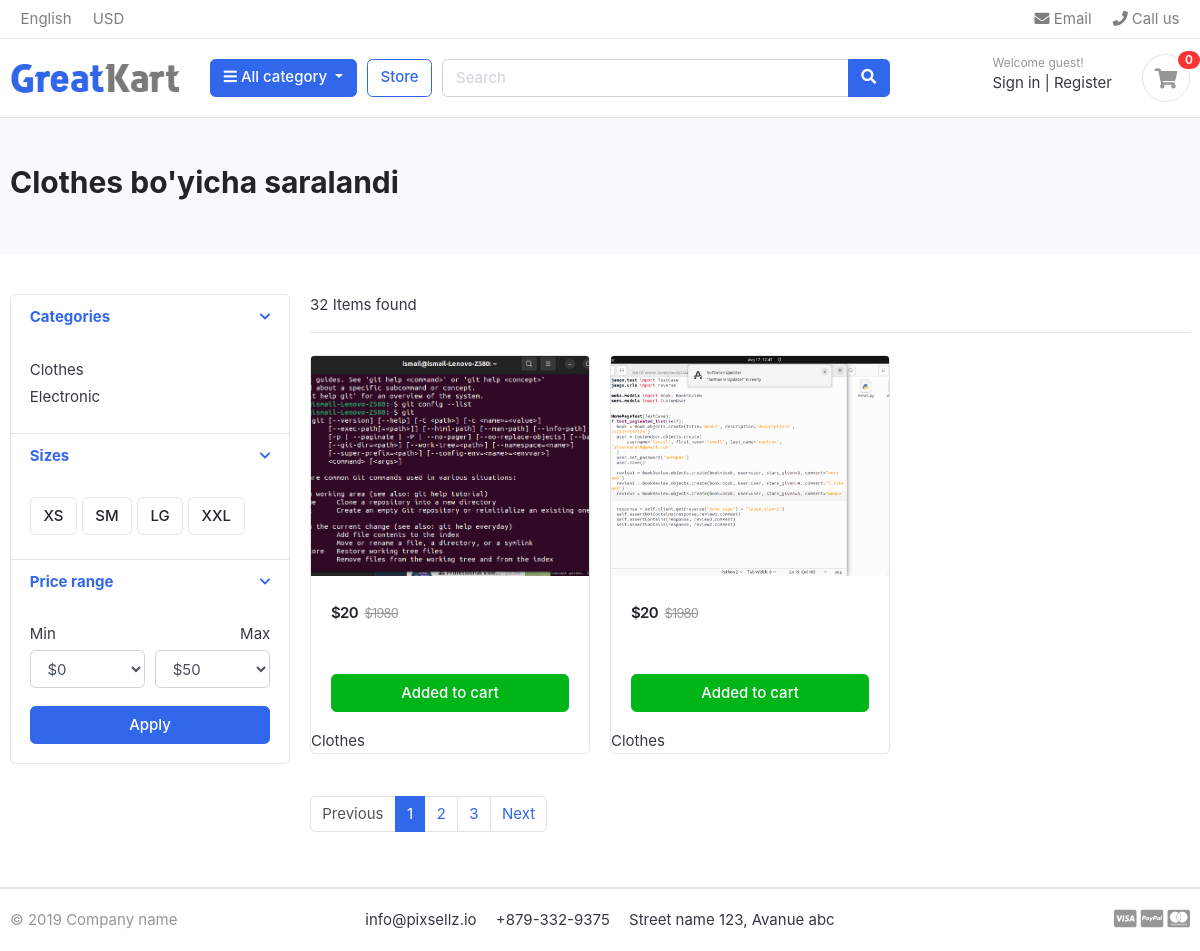
The page /products/category/1/ on the database as committed earlier.
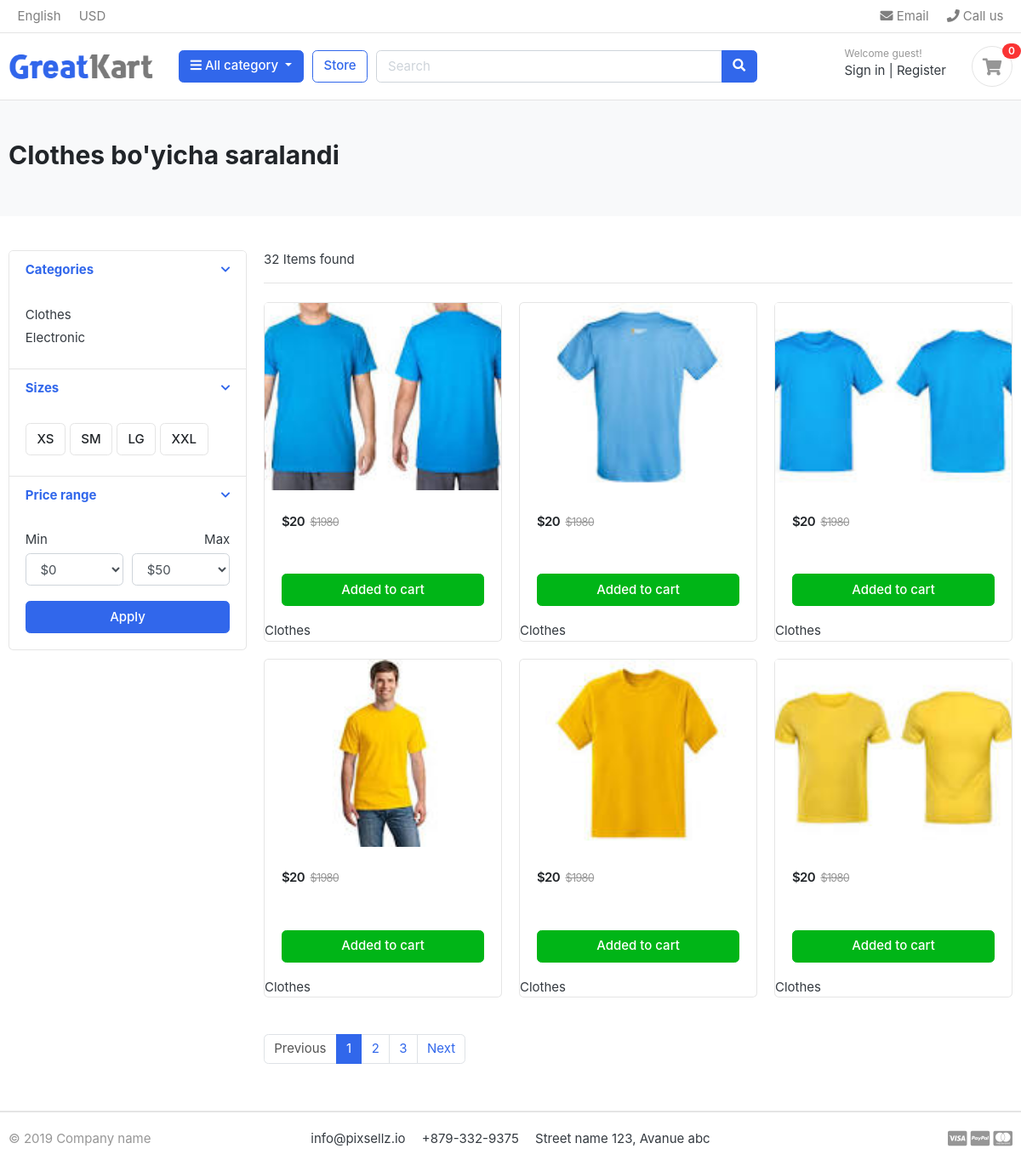
The same page on the database as committed later.
### apps/product/models.py (models this page shows, shortened)
class Products(models.Model):
    category = models.ForeignKey(Category, on_delete=models.CASCADE, related_name='category')
    product_name = models.CharField(max_length=200)
    product_title = models.TextField()
    price = models.IntegerField()
    product_info = models.TextField()
    like = models.BooleanField(default=False)

class Category(models.Model):
    name = models.CharField(max_length=50)
    def __str__(self):
        return self.name

class Product_Image(models.Model):
    color = models.ForeignKey(Color, on_delete=models.CASCADE, related_name='image')
    image = models.ImageField(upload_to='images/')

### apps/product/views.py (the view)
# urls.py: path('category/<int:category>/', ProductSearchView.as_view(), name='category'),
class ProductSearchView(View):
    def get(self, request, category):
        id = Category.objects.get(pk=category)
        products = Products.objects.filter(category=id)
        images = []
        for product in products:
            colors = product.color.filter(product=product)
            for color in colors:
                rasmlar = color.image.filter(color=color)
                for rasm in rasmlar:
                    print(rasm)
                    images.append(rasm)
        context ={
            'products':products,
            'images':images,
        }
        return render(request, 'products/search-result.html', context)

### apps/product/context_processors.py (called while the page is built)
def header_date(request):
    category = Category.objects.all()
    date = {
        'categories':category
    }
    return date

### templates/products/search-result.html (shortened to what this page needs)
{% extends 'base.html' %}
{% load static %}
{% block content %}
<section class="section-pagetop bg">
<div class="container">
	{% for category in products %}
	<h2 class="title-page">{{ category.category }} bo'yicha saralandi</h2>
	{% endfor %}
</div>
</section>
<section class="section-content padding-y">
<div class="container">
<div class="row">
	<aside class="col-md-3">
<div class="card">
	<article class="filter-group">
		<header class="card-header">
			<a href="#" data-toggle="collapse" data-target="#collapse_1" aria-expanded="true" class="">
				<i class="icon-control fa fa-chevron-down"></i>
				<h6 class="title">Categories</h6>
			</a>
		</header>
		<div class="filter-content collapse show" id="collapse_1" style="">
			<div class="card-body">
				<ul class="list-menu">
				{% for category in categories %}
				<li><a href="#">{{ category }}</a></li>
				{% endfor %}
				</ul>
			</div>
		</div>
	</article>
	<article class="filter-group">
		<header class="card-header">
			<a href="#" data-toggle="collapse" data-target="#collapse_4" aria-expanded="true" class="">
				<i class="icon-control fa fa-chevron-down"></i>
				<h6 class="title">Sizes </h6>
			</a>
		</header>
		<div class="filter-content collapse show" id="collapse_4" style="">
			<div class="card-body">
			  <label class="checkbox-btn">
			    <span class="btn btn-light"> XS </span>
			  </label>
			  <label class="checkbox-btn">
			    <span class="btn btn-light"> SM </span>
			  </label>
			  <label class="checkbox-btn">
			    <span class="btn btn-light"> LG </span>
			  </label>
			  <label class="checkbox-btn">
			    <span class="btn btn-light"> XXL </span>
			  </label>
		</div>
		</div>
	</article>
	<article class="filter-group">
		<header class="card-header">
			<a href="#" data-toggle="collapse" data-target="#collapse_3" aria-expanded="true" class="">
				<i class="icon-control fa fa-chevron-down"></i>
				<h6 class="title">Price range </h6>
			</a>
		</header>
		<div class="filter-content collapse show" id="collapse_3" style="">
			<div class="card-body">
				<div class="form-row">
				<div class="form-group col-md-6">
				  <label>Min</label>
				  	<select class="mr-2 form-control">
						<option value="0">$0</option>
					</select>
				</div>
				<div class="form-group text-right col-md-6">
				  <label>Max</label>
				  	<select class="mr-2 form-control">
						<option value="50">$50</option>
					</select>
				</div>
				</div>
				<button class="btn btn-block btn-primary">Apply</button>
			</div>
		</div>
	</article>
</div>
	</aside>
	<main class="col-md-9">
<header class="border-bottom mb-4 pb-3">
		<div class="form-inline">
			<span class="mr-md-auto">32 Items found </span>
		</div>
</header>
<div class="row">
	{% for image in images %}
	{% for product in products%}
	<div class="col-md-4">
		<figure class="card card-product-grid">
			<div class="img-wrap image-container">
				<a href="{% url 'products:detailPage' product.id %} ">
					<img  src="{{ image.image.url }}">
				</a>
			</div>
			<figcaption class="info-wrap">
				<div class="fix-height">
					<div class="price-wrap mt-2">
						<span class="price">${{ product.price }}</span>
						<del class="price-old">$1980</del>
					</div>
				</div>
				<a href="#" class="btn btn-block btn-success">Added to cart </a>
			</figcaption>
			<p>{{ product.category }}</p>
		</figure>
	</div>
	{% endfor %}
	{% endfor %}
</div>
<nav class="mt-4" aria-label="Page navigation sample">
  <ul class="pagination">
    <li class="page-item disabled"><a class="page-link" href="#">Previous</a></li>
    <li class="page-item active"><a class="page-link" href="#">1</a></li>
    <li class="page-item"><a class="page-link" href="#">2</a></li>
    <li class="page-item"><a class="page-link" href="#">3</a></li>
    <li class="page-item"><a class="page-link" href="#">Next</a></li>
  </ul>
</nav>
	</main>
</div>
</div>
</section>
{% endblock content %}

### templates/base.html (shortened to what this page needs)
{% load static %}
<!DOCTYPE html>
<html lang="en">
<head>
    <link rel="stylesheet" href="https://stackpath.bootstrapcdn.com/bootstrap/4.4.1/css/bootstrap.min.css">
    <link href="{% static 'css/bootstrap.css' %}" rel="stylesheet" type="text/css"/>
    <link href="{% static 'fonts/fontawesome/css/all.min.css' %}" type="text/css" rel="stylesheet">
    <link rel="stylesheet" href="https://cdn.jsdelivr.net/npm/@fortawesome/fontawesome-free@5.15.4/css/all.min.css">
    <link href="{% static 'css/ui.css' %}" rel="stylesheet" type="text/css"/>
    <link href="{% static 'css/responsive.css'%}" rel="stylesheet" media="only screen and (max-width: 1200px)" />
</head>
<body>
    {% include "details/header.html" %}
    {% block content %}
    {% endblock content %}
    {% include "details/footer.html" %}
</body>
</html>

### templates/details/header.html (shortened to what this page needs)
{% load static %}
{% block content %}
<header class="section-header">
    <nav class="navbar p-md-0 navbar-expand-sm navbar-light border-bottom">
    <div class="container">
      <div class="collapse navbar-collapse" id="navbarTop4">
        <ul class="navbar-nav mr-auto">
            <li class="nav-item dropdown">
                 <a href="{% static '#'%}" class="nav-link">   English </a>
            </li>
            <li class="nav-item dropdown">
                <a href="{% static '#'%}" class="nav-link"> USD </a>
            </li>
        </ul>
        <ul class="navbar-nav">
            <li><a href="{% static '#'%}" class="nav-link"> <i class="fa fa-envelope"></i> Email </a></li>
            <li><a href="{% static '#'%}" class="nav-link"> <i class="fa fa-phone"></i> Call us </a></li>
        </ul>
      </div>
    </div>
    </nav>
    <section class="header-main border-bottom">
        <div class="container">
    <div class="row align-items-center">
        <div class="col-lg-2 col-md-3 col-6">
            <a href="{% url 'products:indexPage'%}" class="brand-wrap">
                <img class="logo" src="{% static './images/logo.png'%}">
            </a>
        </div>
        <div class="col-lg col-sm col-md col-6 flex-grow-0">
            <div class="category-wrap dropdown d-inline-block float-right">
                <button type="button" class="btn btn-primary dropdown-toggle" data-toggle="dropdown">
                    <i class="fa fa-bars"></i> All category
                </button>
            </div>
        </div>
        <a href="{% static './store.html'%}" class="btn btn-outline-primary">Store</a>
        <div class="col-lg  col-md-6 col-sm-12 col">
            <form action="#" class="search">
                <div class="input-group w-100">
                    <input type="text" class="form-control" style="width:60%;" placeholder="Search">
                    <div class="input-group-append">
                      <button class="btn btn-primary" type="submit">
                        <i class="fa fa-search"></i>
                      </button>
                    </div>
                </div>
            </form>
        </div>
        <div class="col-lg-3 col-sm-6 col-8 order-2 order-lg-3">
                    <div class="d-flex justify-content-end mb-3 mb-lg-0">
                        <div class="widget-header">
                            <small class="title text-muted">Welcome guest!</small>
                            <div>
                                <a href="{% static 'signin.html'%}">Sign in</a> <span class="dark-transp"> | </span>
                                <a href="{% static 'register.html'%}"> Register</a>
                            </div>
                        </div>
                        <a href="{% static 'cart.html'%}" class="widget-header pl-3 ml-3">
                            <div class="icon icon-sm rounded-circle border"><i class="fa fa-shopping-cart"></i></div>
                            <span class="badge badge-pill badge-danger notify">0</span>
                        </a>
                    </div>
                </div>
    </div>
        </div>
    </section>
</header>
{% endblock content %}

### templates/details/footer.html
{% load static %}
<footer class="section-footer border-top">
	<div class="container">
		<section class="footer-bottom border-top row">
			<div class="col-md-2">
				<p class="text-muted"> &copy 2019 Company name </p>
			</div>
			<div class="col-md-8 text-md-center">
				<span  class="px-2">info@pixsellz.io</span>
				<span  class="px-2">+879-332-9375</span>
				<span  class="px-2">Street name 123, Avanue abc</span>
			</div>
			<div class="col-md-2 text-md-right text-muted">
				<i class="fab fa-lg fa-cc-visa"></i>
				<i class="fab fa-lg fa-cc-paypal"></i>
				<i class="fab fa-lg fa-cc-mastercard"></i>
			</div>
		</section>
	</div>
</footer>

### static/css/ui.css (style rules this page uses)
html { font-family: "Inter", sans-serif; font-size: 15px; }
.img-wrap { text-align: center; display: block; }
.img-wrap img { max-width: 100%; }
.price-wrap { letter-spacing: -0.7px; }
.icon-xs, .icon-sm, .icon-md, .icon-lg { display: inline-block; text-align: center; flex-shrink: 0; flex-grow: 0; }
.icon-sm { width: 48px; height: 48px; line-height: 48px !important; font-size: 20px; }
.padding-y { padding-top: 40px; padding-bottom: 40px; }
figure { margin-bottom: 0; }
article:after, .form-group:after { display: block; clear: both; content: ""; }
.bg { background-color: #f8f9fa; }
.title-page { color: #212529; }
p:last-child { margin-bottom: 0; }
.header-main { position: relative; padding-top: 1rem; padding-bottom: 1rem; }
.brand-wrap .logo, .navbar-brand .logo { margin-right: 7px; max-height: 42px; display: inline-block; }
.widget-header { display: inline-block; vertical-align: middle; position: relative; }
.widget-header a { color: #343a40; }
.widget-header i { color: #969696; }
.widget-header .title { display: block; }
.widget-header .notify { position: absolute; top: -3px; right: -10px; }
.footer-bottom { padding-top: 20px; padding-bottom: 20px; }
.btn-light { background-color: #fff; border-color: #e4e4e4; }
[class*=list-] li:after { visibility: hidden; display: block; content: ""; overflow: hidden; height: 0; clear: both; }
.list-menu { list-style: none; margin: 0; padding-left: 0; }
.list-menu li { margin-bottom: 5px; }
.list-menu a { color: #343a40; }
[class*=card-product] p { margin-bottom: 0; }
[class*=card-product] .img-wrap { overflow: hidden; position: relative; }
[class*=card-product] .img-wrap img { height: 100%; max-width: 100%; width: auto; display: inline-block; -o-object-fit: cover; object-fit: cover; }
.card-product-grid { margin-bottom: 20px; }
.card-product-grid .img-wrap { border-radius: 0.2rem 0.2rem 0 0; height: 220px; }
.card-product-grid .info-wrap { overflow: hidden; padding: 18px 20px; }
.card-product-grid .fix-height { height: 80px; overflow: hidden; }
.card .img-wrap { overflow: hidden; }
.notify { position: absolute; top: -4px; right: -10px; display: inline-block; padding: 0.25em 0.6em; font-size: 12px; line-height: 1; text-align: center; border-radius: 3rem; color: #fff; background-color: #fa3434; }
.price { font-weight: 600; color: #212529; }
.price-old { color: #969696; margin-left: 3px; font-size: 85%; }
.icon-control { margin-top: 5px; float: right; font-size: 80%; }
.card-header .title { margin-bottom: 0; line-height: 1.5; }
.filter-group { border-bottom: 1px solid #e4e4e4; }
.filter-group .card-header { border-bottom: 0; }
.filter-group:last-child { border-bottom: 0; }
.checkbox-btn { position: relative; }
.section-pagetop { padding: 45px 0; }

### templates/base.html (style rules this page uses)
.image-container { display: flex; overflow: hidden; }
.image-container img { display: none; }

Rows that differ between the two databases and show on the page:
changed through a linked row, Products "Clothes": image: a different picture
added Product_Image: Products (image (picture), price "20", category "Clothes")
added Product_Image: Products (image (picture), price "20", category "Clothes")
added Product_Image: Products (image (picture), price "20", category "Clothes")
added Product_Image: Products (image (picture), price "20", category "Clothes")
